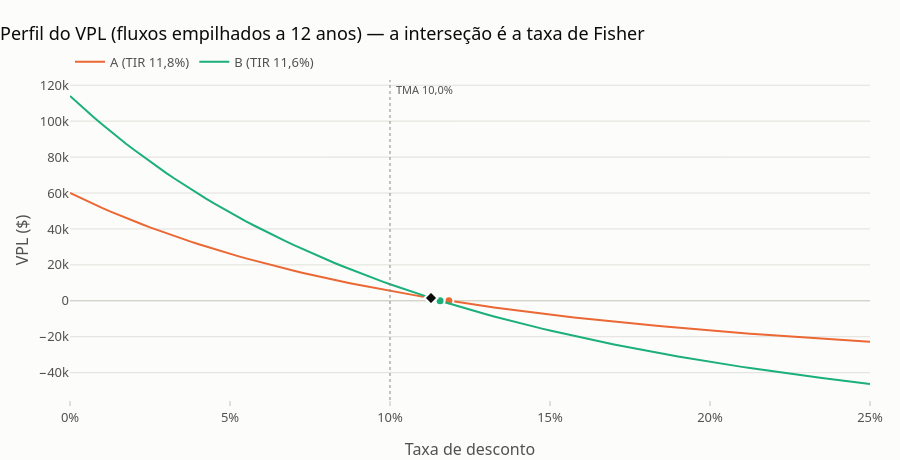

Notebook code cell kept with this figure:
### Code cell
viz.grafico_perfil_vpl([A2, B2], K, taxas=np.linspace(0, 0.25, 101), metodo="mmc",
                       titulo="Perfil do VPL (fluxos empilhados a 12 anos) — a interseção é a taxa de Fisher")
